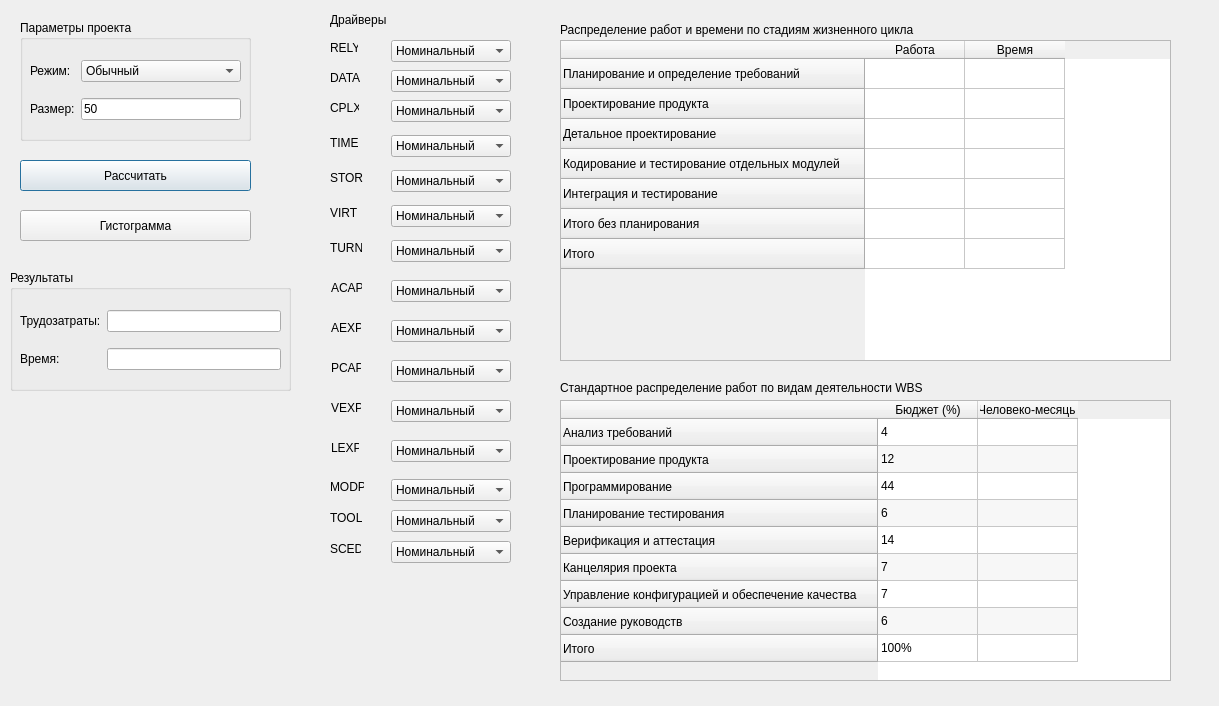
<?xml version="1.0" encoding="UTF-8"?>
<ui version="4.0">
 <class>Dialog</class>
 <widget class="QDialog" name="Dialog">
  <property name="enabled">
   <bool>true</bool>
  </property>
  <property name="geometry">
   <rect>
    <x>0</x>
    <y>0</y>
    <width>1219</width>
    <height>706</height>
   </rect>
  </property>
  <property name="acceptDrops">
   <bool>false</bool>
  </property>
  <property name="windowTitle">
   <string/>
  </property>
  <widget class="QTableWidget" name="wbsTable">
   <property name="geometry">
    <rect>
     <x>560</x>
     <y>400</y>
     <width>611</width>
     <height>281</height>
    </rect>
   </property>
   <property name="dragEnabled">
    <bool>false</bool>
   </property>
   <property name="alternatingRowColors">
    <bool>true</bool>
   </property>
   <attribute name="horizontalHeaderDefaultSectionSize">
    <number>100</number>
   </attribute>
   <attribute name="verticalHeaderDefaultSectionSize">
    <number>27</number>
   </attribute>
   <row>
    <property name="text">
     <string>Анализ требований</string>
    </property>
   </row>
   <row>
    <property name="text">
     <string>Проектирование продукта</string>
    </property>
   </row>
   <row>
    <property name="text">
     <string>Программирование</string>
    </property>
   </row>
   <row>
    <property name="text">
     <string>Планирование тестирования</string>
    </property>
   </row>
   <row>
    <property name="text">
     <string>Верификация и аттестация</string>
    </property>
   </row>
   <row>
    <property name="text">
     <string>Канцелярия проекта</string>
    </property>
   </row>
   <row>
    <property name="text">
     <string>Управление конфигурацией и обеспечение качества</string>
    </property>
   </row>
   <row>
    <property name="text">
     <string>Создание руководств</string>
    </property>
   </row>
   <row>
    <property name="text">
     <string>Итого</string>
    </property>
   </row>
   <column>
    <property name="text">
     <string>Бюджет (%)</string>
    </property>
    <property name="textAlignment">
     <set>AlignCenter</set>
    </property>
   </column>
   <column>
    <property name="text">
     <string>Человеко-месяцы</string>
    </property>
   </column>
   <item row="0" column="0">
    <property name="text">
     <string>4</string>
    </property>
    <property name="textAlignment">
     <set>AlignLeading|AlignVCenter</set>
    </property>
   </item>
   <item row="0" column="1">
    <property name="text">
     <string/>
    </property>
    <property name="textAlignment">
     <set>AlignCenter</set>
    </property>
   </item>
   <item row="1" column="0">
    <property name="text">
     <string>12</string>
    </property>
    <property name="textAlignment">
     <set>AlignLeading|AlignVCenter</set>
    </property>
   </item>
   <item row="1" column="1">
    <property name="text">
     <string/>
    </property>
    <property name="textAlignment">
     <set>AlignCenter</set>
    </property>
   </item>
   <item row="2" column="0">
    <property name="text">
     <string>44</string>
    </property>
    <property name="textAlignment">
     <set>AlignLeading|AlignVCenter</set>
    </property>
   </item>
   <item row="2" column="1">
    <property name="text">
     <string/>
    </property>
    <property name="textAlignment">
     <set>AlignCenter</set>
    </property>
   </item>
   <item row="3" column="0">
    <property name="text">
     <string>6</string>
    </property>
    <property name="textAlignment">
     <set>AlignLeading|AlignVCenter</set>
    </property>
   </item>
   <item row="3" column="1">
    <property name="text">
     <string/>
    </property>
    <property name="textAlignment">
     <set>AlignCenter</set>
    </property>
   </item>
   <item row="4" column="0">
    <property name="text">
     <string>14</string>
    </property>
    <property name="textAlignment">
     <set>AlignLeading|AlignVCenter</set>
    </property>
   </item>
   <item row="4" column="1">
    <property name="text">
     <string/>
    </property>
    <property name="textAlignment">
     <set>AlignCenter</set>
    </property>
   </item>
   <item row="5" column="0">
    <property name="text">
     <string>7</string>
    </property>
    <property name="textAlignment">
     <set>AlignLeading|AlignVCenter</set>
    </property>
   </item>
   <item row="5" column="1">
    <property name="text">
     <string/>
    </property>
    <property name="textAlignment">
     <set>AlignCenter</set>
    </property>
   </item>
   <item row="6" column="0">
    <property name="text">
     <string>7</string>
    </property>
    <property name="textAlignment">
     <set>AlignLeading|AlignVCenter</set>
    </property>
   </item>
   <item row="6" column="1">
    <property name="text">
     <string/>
    </property>
    <property name="textAlignment">
     <set>AlignCenter</set>
    </property>
   </item>
   <item row="7" column="0">
    <property name="text">
     <string>6</string>
    </property>
    <property name="textAlignment">
     <set>AlignLeading|AlignVCenter</set>
    </property>
   </item>
   <item row="7" column="1">
    <property name="text">
     <string/>
    </property>
    <property name="textAlignment">
     <set>AlignCenter</set>
    </property>
   </item>
   <item row="8" column="0">
    <property name="text">
     <string>100%</string>
    </property>
    <property name="textAlignment">
     <set>AlignLeading|AlignVCenter</set>
    </property>
   </item>
   <item row="8" column="1">
    <property name="text">
     <string/>
    </property>
    <property name="textAlignment">
     <set>AlignCenter</set>
    </property>
   </item>
  </widget>
  <widget class="QLabel" name="label_18">
   <property name="geometry">
    <rect>
     <x>560</x>
     <y>380</y>
     <width>531</width>
     <height>16</height>
    </rect>
   </property>
   <property name="text">
    <string>Стандартное распределение работ по видам деятельности WBS</string>
   </property>
  </widget>
  <widget class="QTableWidget" name="classicTable">
   <property name="geometry">
    <rect>
     <x>560</x>
     <y>40</y>
     <width>611</width>
     <height>321</height>
    </rect>
   </property>
   <attribute name="verticalHeaderVisible">
    <bool>true</bool>
   </attribute>
   <attribute name="verticalHeaderCascadingSectionResizes">
    <bool>false</bool>
   </attribute>
   <attribute name="verticalHeaderHighlightSections">
    <bool>true</bool>
   </attribute>
   <attribute name="verticalHeaderShowSortIndicator" stdset="0">
    <bool>false</bool>
   </attribute>
   <attribute name="verticalHeaderStretchLastSection">
    <bool>false</bool>
   </attribute>
   <row>
    <property name="text">
     <string>Планирование и определение требований</string>
    </property>
    <property name="textAlignment">
     <set>AlignLeading|AlignVCenter</set>
    </property>
   </row>
   <row>
    <property name="text">
     <string>Проектирование продукта</string>
    </property>
   </row>
   <row>
    <property name="text">
     <string>Детальное проектирование</string>
    </property>
   </row>
   <row>
    <property name="text">
     <string>Кодирование и тестирование отдельных модулей</string>
    </property>
   </row>
   <row>
    <property name="text">
     <string>Интеграция и тестирование</string>
    </property>
   </row>
   <row>
    <property name="text">
     <string>Итого без планирования</string>
    </property>
   </row>
   <row>
    <property name="text">
     <string>Итого</string>
    </property>
   </row>
   <column>
    <property name="text">
     <string>Работа</string>
    </property>
   </column>
   <column>
    <property name="text">
     <string>Время</string>
    </property>
   </column>
   <item row="0" column="0">
    <property name="text">
     <string/>
    </property>
    <property name="textAlignment">
     <set>AlignCenter</set>
    </property>
   </item>
   <item row="0" column="1">
    <property name="text">
     <string/>
    </property>
    <property name="textAlignment">
     <set>AlignCenter</set>
    </property>
   </item>
   <item row="1" column="0">
    <property name="text">
     <string/>
    </property>
    <property name="textAlignment">
     <set>AlignCenter</set>
    </property>
   </item>
   <item row="1" column="1">
    <property name="text">
     <string/>
    </property>
    <property name="textAlignment">
     <set>AlignCenter</set>
    </property>
   </item>
   <item row="2" column="0">
    <property name="text">
     <string/>
    </property>
    <property name="textAlignment">
     <set>AlignCenter</set>
    </property>
   </item>
   <item row="2" column="1">
    <property name="text">
     <string/>
    </property>
    <property name="textAlignment">
     <set>AlignCenter</set>
    </property>
   </item>
   <item row="3" column="0">
    <property name="text">
     <string/>
    </property>
    <property name="textAlignment">
     <set>AlignCenter</set>
    </property>
   </item>
   <item row="3" column="1">
    <property name="text">
     <string/>
    </property>
    <property name="textAlignment">
     <set>AlignCenter</set>
    </property>
   </item>
   <item row="4" column="0">
    <property name="text">
     <string/>
    </property>
    <property name="textAlignment">
     <set>AlignCenter</set>
    </property>
   </item>
   <item row="4" column="1">
    <property name="text">
     <string/>
    </property>
    <property name="textAlignment">
     <set>AlignCenter</set>
    </property>
   </item>
   <item row="5" column="0">
    <property name="text">
     <string/>
    </property>
    <property name="textAlignment">
     <set>AlignCenter</set>
    </property>
   </item>
   <item row="5" column="1">
    <property name="text">
     <string/>
    </property>
    <property name="textAlignment">
     <set>AlignCenter</set>
    </property>
   </item>
   <item row="6" column="0">
    <property name="text">
     <string/>
    </property>
    <property name="textAlignment">
     <set>AlignCenter</set>
    </property>
   </item>
   <item row="6" column="1">
    <property name="text">
     <string/>
    </property>
    <property name="textAlignment">
     <set>AlignCenter</set>
    </property>
   </item>
  </widget>
  <widget class="QLabel" name="label_19">
   <property name="geometry">
    <rect>
     <x>560</x>
     <y>20</y>
     <width>591</width>
     <height>20</height>
    </rect>
   </property>
   <property name="text">
    <string>Распределение работ и времени по стадиям жизненного цикла</string>
   </property>
  </widget>
  <widget class="QPushButton" name="calculateButton">
   <property name="geometry">
    <rect>
     <x>20</x>
     <y>160</y>
     <width>231</width>
     <height>31</height>
    </rect>
   </property>
   <property name="text">
    <string>Рассчитать</string>
   </property>
  </widget>
  <widget class="QPushButton" name="barButton">
   <property name="geometry">
    <rect>
     <x>20</x>
     <y>210</y>
     <width>231</width>
     <height>31</height>
    </rect>
   </property>
   <property name="text">
    <string>Гистограмма</string>
   </property>
  </widget>
  <widget class="QGroupBox" name="groupBox">
   <property name="geometry">
    <rect>
     <x>20</x>
     <y>20</y>
     <width>231</width>
     <height>121</height>
    </rect>
   </property>
   <property name="title">
    <string>Параметры проекта</string>
   </property>
   <widget class="QWidget" name="gridLayoutWidget">
    <property name="geometry">
     <rect>
      <x>10</x>
      <y>30</y>
      <width>211</width>
      <height>81</height>
     </rect>
    </property>
    <layout class="QGridLayout" name="gridLayout">
     <item row="0" column="0">
      <widget class="QLabel" name="label_17">
       <property name="text">
        <string>Режим:</string>
       </property>
      </widget>
     </item>
     <item row="1" column="0">
      <widget class="QLabel" name="label_16">
       <property name="text">
        <string>Размер:</string>
       </property>
      </widget>
     </item>
     <item row="0" column="1">
      <widget class="QComboBox" name="comboBox_16">
       <item>
        <property name="text">
         <string>Обычный</string>
        </property>
       </item>
       <item>
        <property name="text">
         <string>Промежуточный</string>
        </property>
       </item>
       <item>
        <property name="text">
         <string>Встроенный</string>
        </property>
       </item>
      </widget>
     </item>
     <item row="1" column="1">
      <widget class="QLineEdit" name="sizeEdit">
       <property name="text">
        <string>50</string>
       </property>
      </widget>
     </item>
    </layout>
   </widget>
  </widget>
  <widget class="QGroupBox" name="groupBox_7">
   <property name="geometry">
    <rect>
     <x>10</x>
     <y>270</y>
     <width>281</width>
     <height>121</height>
    </rect>
   </property>
   <property name="title">
    <string>Результаты</string>
   </property>
   <widget class="QWidget" name="gridLayoutWidget_2">
    <property name="geometry">
     <rect>
      <x>10</x>
      <y>30</y>
      <width>261</width>
      <height>80</height>
     </rect>
    </property>
    <layout class="QGridLayout" name="gridLayout_2">
     <item row="0" column="0">
      <widget class="QLabel" name="pmLabel">
       <property name="text">
        <string>Трудозатраты:</string>
       </property>
      </widget>
     </item>
     <item row="1" column="0">
      <widget class="QLabel" name="tmLabel">
       <property name="text">
        <string>Время: </string>
       </property>
      </widget>
     </item>
     <item row="0" column="1">
      <widget class="QLineEdit" name="pmLine">
       <property name="readOnly">
        <bool>true</bool>
       </property>
      </widget>
     </item>
     <item row="1" column="1">
      <widget class="QLineEdit" name="tmLine">
       <property name="readOnly">
        <bool>true</bool>
       </property>
      </widget>
     </item>
    </layout>
   </widget>
  </widget>
  <widget class="QLabel" name="label_7">
   <property name="geometry">
    <rect>
     <x>330</x>
     <y>240</y>
     <width>32</width>
     <height>16</height>
    </rect>
   </property>
   <property name="text">
    <string>TURN</string>
   </property>
  </widget>
  <widget class="QComboBox" name="comboBox_7">
   <property name="geometry">
    <rect>
     <x>391</x>
     <y>240</y>
     <width>120</width>
     <height>22</height>
    </rect>
   </property>
   <property name="currentText">
    <string>Номинальный</string>
   </property>
   <property name="currentIndex">
    <number>1</number>
   </property>
   <item>
    <property name="text">
     <string>Низкий</string>
    </property>
   </item>
   <item>
    <property name="text">
     <string>Номинальный</string>
    </property>
   </item>
   <item>
    <property name="text">
     <string>Высокий</string>
    </property>
   </item>
   <item>
    <property name="text">
     <string>Очень высокий</string>
    </property>
   </item>
  </widget>
  <widget class="QLabel" name="label_6">
   <property name="geometry">
    <rect>
     <x>330</x>
     <y>205</y>
     <width>28</width>
     <height>16</height>
    </rect>
   </property>
   <property name="text">
    <string>VIRT</string>
   </property>
  </widget>
  <widget class="QComboBox" name="comboBox_6">
   <property name="geometry">
    <rect>
     <x>391</x>
     <y>205</y>
     <width>120</width>
     <height>22</height>
    </rect>
   </property>
   <property name="currentText">
    <string>Номинальный</string>
   </property>
   <property name="currentIndex">
    <number>1</number>
   </property>
   <item>
    <property name="text">
     <string>Низкий</string>
    </property>
   </item>
   <item>
    <property name="text">
     <string>Номинальный</string>
    </property>
   </item>
   <item>
    <property name="text">
     <string>Высокий</string>
    </property>
   </item>
   <item>
    <property name="text">
     <string>Очень высокий</string>
    </property>
   </item>
  </widget>
  <widget class="QComboBox" name="comboBox_4">
   <property name="geometry">
    <rect>
     <x>391</x>
     <y>135</y>
     <width>120</width>
     <height>22</height>
    </rect>
   </property>
   <property name="currentText">
    <string>Номинальный</string>
   </property>
   <property name="currentIndex">
    <number>0</number>
   </property>
   <item>
    <property name="text">
     <string>Номинальный</string>
    </property>
   </item>
   <item>
    <property name="text">
     <string>Высокий</string>
    </property>
   </item>
   <item>
    <property name="text">
     <string>Очень высокий</string>
    </property>
   </item>
  </widget>
  <widget class="QComboBox" name="comboBox_5">
   <property name="geometry">
    <rect>
     <x>391</x>
     <y>170</y>
     <width>120</width>
     <height>22</height>
    </rect>
   </property>
   <property name="currentText">
    <string>Номинальный</string>
   </property>
   <property name="currentIndex">
    <number>0</number>
   </property>
   <item>
    <property name="text">
     <string>Номинальный</string>
    </property>
   </item>
   <item>
    <property name="text">
     <string>Высокий</string>
    </property>
   </item>
   <item>
    <property name="text">
     <string>Очень высокий</string>
    </property>
   </item>
  </widget>
  <widget class="QLabel" name="label_4">
   <property name="geometry">
    <rect>
     <x>330</x>
     <y>135</y>
     <width>29</width>
     <height>16</height>
    </rect>
   </property>
   <property name="text">
    <string>TIME</string>
   </property>
  </widget>
  <widget class="QLabel" name="label_5">
   <property name="geometry">
    <rect>
     <x>330</x>
     <y>170</y>
     <width>33</width>
     <height>16</height>
    </rect>
   </property>
   <property name="text">
    <string>STOR</string>
   </property>
  </widget>
  <widget class="QLabel" name="label_9">
   <property name="geometry">
    <rect>
     <x>331</x>
     <y>320</y>
     <width>30</width>
     <height>16</height>
    </rect>
   </property>
   <property name="text">
    <string>AEXP</string>
   </property>
  </widget>
  <widget class="QLabel" name="label_12">
   <property name="geometry">
    <rect>
     <x>331</x>
     <y>440</y>
     <width>28</width>
     <height>16</height>
    </rect>
   </property>
   <property name="text">
    <string>LEXP</string>
   </property>
  </widget>
  <widget class="QLabel" name="label_10">
   <property name="geometry">
    <rect>
     <x>331</x>
     <y>360</y>
     <width>30</width>
     <height>16</height>
    </rect>
   </property>
   <property name="text">
    <string>PCAP</string>
   </property>
  </widget>
  <widget class="QLabel" name="label_8">
   <property name="geometry">
    <rect>
     <x>331</x>
     <y>280</y>
     <width>31</width>
     <height>16</height>
    </rect>
   </property>
   <property name="text">
    <string>ACAP</string>
   </property>
  </widget>
  <widget class="QComboBox" name="comboBox_11">
   <property name="geometry">
    <rect>
     <x>391</x>
     <y>400</y>
     <width>120</width>
     <height>22</height>
    </rect>
   </property>
   <property name="currentText">
    <string>Номинальный</string>
   </property>
   <property name="currentIndex">
    <number>2</number>
   </property>
   <item>
    <property name="text">
     <string>Очень низкий</string>
    </property>
   </item>
   <item>
    <property name="text">
     <string>Низкий</string>
    </property>
   </item>
   <item>
    <property name="text">
     <string>Номинальный</string>
    </property>
   </item>
   <item>
    <property name="text">
     <string>Высокий</string>
    </property>
   </item>
  </widget>
  <widget class="QComboBox" name="comboBox_12">
   <property name="geometry">
    <rect>
     <x>391</x>
     <y>440</y>
     <width>120</width>
     <height>22</height>
    </rect>
   </property>
   <property name="currentText">
    <string>Номинальный</string>
   </property>
   <property name="currentIndex">
    <number>2</number>
   </property>
   <item>
    <property name="text">
     <string>Очень низкий</string>
    </property>
   </item>
   <item>
    <property name="text">
     <string>Низкий</string>
    </property>
   </item>
   <item>
    <property name="text">
     <string>Номинальный</string>
    </property>
   </item>
   <item>
    <property name="text">
     <string>Высокий</string>
    </property>
   </item>
  </widget>
  <widget class="QLabel" name="label_11">
   <property name="geometry">
    <rect>
     <x>331</x>
     <y>400</y>
     <width>30</width>
     <height>16</height>
    </rect>
   </property>
   <property name="text">
    <string>VEXP</string>
   </property>
  </widget>
  <widget class="QComboBox" name="comboBox_10">
   <property name="geometry">
    <rect>
     <x>391</x>
     <y>360</y>
     <width>120</width>
     <height>22</height>
    </rect>
   </property>
   <property name="currentText">
    <string>Номинальный</string>
   </property>
   <property name="currentIndex">
    <number>2</number>
   </property>
   <item>
    <property name="text">
     <string>Очень низкий</string>
    </property>
   </item>
   <item>
    <property name="text">
     <string>Низкий</string>
    </property>
   </item>
   <item>
    <property name="text">
     <string>Номинальный</string>
    </property>
   </item>
   <item>
    <property name="text">
     <string>Высокий</string>
    </property>
   </item>
   <item>
    <property name="text">
     <string>Очень высокий</string>
    </property>
   </item>
  </widget>
  <widget class="QComboBox" name="comboBox_8">
   <property name="geometry">
    <rect>
     <x>391</x>
     <y>280</y>
     <width>120</width>
     <height>22</height>
    </rect>
   </property>
   <property name="currentText">
    <string>Номинальный</string>
   </property>
   <property name="currentIndex">
    <number>2</number>
   </property>
   <item>
    <property name="text">
     <string>Очень низкий</string>
    </property>
   </item>
   <item>
    <property name="text">
     <string>Низкий</string>
    </property>
   </item>
   <item>
    <property name="text">
     <string>Номинальный</string>
    </property>
   </item>
   <item>
    <property name="text">
     <string>Высокий</string>
    </property>
   </item>
   <item>
    <property name="text">
     <string>Очень высокий</string>
    </property>
   </item>
  </widget>
  <widget class="QComboBox" name="comboBox_9">
   <property name="geometry">
    <rect>
     <x>391</x>
     <y>320</y>
     <width>120</width>
     <height>22</height>
    </rect>
   </property>
   <property name="currentText">
    <string>Номинальный</string>
   </property>
   <property name="currentIndex">
    <number>2</number>
   </property>
   <item>
    <property name="text">
     <string>Очень низкий</string>
    </property>
   </item>
   <item>
    <property name="text">
     <string>Низкий</string>
    </property>
   </item>
   <item>
    <property name="text">
     <string>Номинальный</string>
    </property>
   </item>
   <item>
    <property name="text">
     <string>Высокий</string>
    </property>
   </item>
   <item>
    <property name="text">
     <string>Очень высокий</string>
    </property>
   </item>
  </widget>
  <widget class="QLabel" name="label_13">
   <property name="geometry">
    <rect>
     <x>330</x>
     <y>479</y>
     <width>34</width>
     <height>16</height>
    </rect>
   </property>
   <property name="text">
    <string>MODP</string>
   </property>
  </widget>
  <widget class="QComboBox" name="comboBox_15">
   <property name="geometry">
    <rect>
     <x>391</x>
     <y>541</y>
     <width>120</width>
     <height>22</height>
    </rect>
   </property>
   <property name="currentText">
    <string>Номинальный</string>
   </property>
   <property name="currentIndex">
    <number>2</number>
   </property>
   <item>
    <property name="text">
     <string>Очень низкий</string>
    </property>
   </item>
   <item>
    <property name="text">
     <string>Низкий</string>
    </property>
   </item>
   <item>
    <property name="text">
     <string>Номинальный</string>
    </property>
   </item>
   <item>
    <property name="text">
     <string>Высокий</string>
    </property>
   </item>
   <item>
    <property name="text">
     <string>Очень высокий</string>
    </property>
   </item>
  </widget>
  <widget class="QLabel" name="label_15">
   <property name="geometry">
    <rect>
     <x>330</x>
     <y>541</y>
     <width>31</width>
     <height>16</height>
    </rect>
   </property>
   <property name="text">
    <string>SCED</string>
   </property>
  </widget>
  <widget class="QComboBox" name="comboBox_14">
   <property name="geometry">
    <rect>
     <x>391</x>
     <y>510</y>
     <width>120</width>
     <height>22</height>
    </rect>
   </property>
   <property name="currentText">
    <string>Номинальный</string>
   </property>
   <property name="currentIndex">
    <number>2</number>
   </property>
   <item>
    <property name="text">
     <string>Очень низкий</string>
    </property>
   </item>
   <item>
    <property name="text">
     <string>Низкий</string>
    </property>
   </item>
   <item>
    <property name="text">
     <string>Номинальный</string>
    </property>
   </item>
   <item>
    <property name="text">
     <string>Высокий</string>
    </property>
   </item>
   <item>
    <property name="text">
     <string>Очень высокий</string>
    </property>
   </item>
  </widget>
  <widget class="QComboBox" name="comboBox_13">
   <property name="geometry">
    <rect>
     <x>391</x>
     <y>479</y>
     <width>120</width>
     <height>22</height>
    </rect>
   </property>
   <property name="currentText">
    <string>Номинальный</string>
   </property>
   <property name="currentIndex">
    <number>2</number>
   </property>
   <item>
    <property name="text">
     <string>Очень низкий</string>
    </property>
   </item>
   <item>
    <property name="text">
     <string>Низкий</string>
    </property>
   </item>
   <item>
    <property name="text">
     <string>Номинальный</string>
    </property>
   </item>
   <item>
    <property name="text">
     <string>Высокий</string>
    </property>
   </item>
   <item>
    <property name="text">
     <string>Очень высокий</string>
    </property>
   </item>
  </widget>
  <widget class="QLabel" name="label_14">
   <property name="geometry">
    <rect>
     <x>330</x>
     <y>510</y>
     <width>32</width>
     <height>16</height>
    </rect>
   </property>
   <property name="text">
    <string>TOOL</string>
   </property>
  </widget>
  <widget class="QLabel" name="label">
   <property name="geometry">
    <rect>
     <x>330</x>
     <y>40</y>
     <width>28</width>
     <height>16</height>
    </rect>
   </property>
   <property name="text">
    <string>RELY</string>
   </property>
  </widget>
  <widget class="QLabel" name="label_2">
   <property name="geometry">
    <rect>
     <x>330</x>
     <y>70</y>
     <width>32</width>
     <height>16</height>
    </rect>
   </property>
   <property name="text">
    <string>DATA</string>
   </property>
  </widget>
  <widget class="QComboBox" name="comboBox_1">
   <property name="geometry">
    <rect>
     <x>391</x>
     <y>40</y>
     <width>120</width>
     <height>22</height>
    </rect>
   </property>
   <property name="currentText">
    <string>Номинальный</string>
   </property>
   <property name="currentIndex">
    <number>2</number>
   </property>
   <item>
    <property name="text">
     <string>Очень низкий</string>
    </property>
   </item>
   <item>
    <property name="text">
     <string>Низкий</string>
    </property>
   </item>
   <item>
    <property name="text">
     <string>Номинальный</string>
    </property>
   </item>
   <item>
    <property name="text">
     <string>Высокий</string>
    </property>
   </item>
   <item>
    <property name="text">
     <string>Очень высокий</string>
    </property>
   </item>
  </widget>
  <widget class="QComboBox" name="comboBox_3">
   <property name="geometry">
    <rect>
     <x>391</x>
     <y>100</y>
     <width>120</width>
     <height>22</height>
    </rect>
   </property>
   <property name="currentText">
    <string>Номинальный</string>
   </property>
   <property name="currentIndex">
    <number>2</number>
   </property>
   <item>
    <property name="text">
     <string>Очень низкий</string>
    </property>
   </item>
   <item>
    <property name="text">
     <string>Низкий</string>
    </property>
   </item>
   <item>
    <property name="text">
     <string>Номинальный</string>
    </property>
   </item>
   <item>
    <property name="text">
     <string>Высокий</string>
    </property>
   </item>
   <item>
    <property name="text">
     <string>Очень высокий</string>
    </property>
   </item>
  </widget>
  <widget class="QComboBox" name="comboBox_2">
   <property name="geometry">
    <rect>
     <x>391</x>
     <y>70</y>
     <width>120</width>
     <height>22</height>
    </rect>
   </property>
   <property name="currentText">
    <string>Номинальный</string>
   </property>
   <property name="currentIndex">
    <number>1</number>
   </property>
   <item>
    <property name="text">
     <string>Низкий</string>
    </property>
   </item>
   <item>
    <property name="text">
     <string>Номинальный</string>
    </property>
   </item>
   <item>
    <property name="text">
     <string>Высокий</string>
    </property>
   </item>
   <item>
    <property name="text">
     <string>Очень высокий</string>
    </property>
   </item>
  </widget>
  <widget class="QLabel" name="label_3">
   <property name="geometry">
    <rect>
     <x>330</x>
     <y>100</y>
     <width>29</width>
     <height>16</height>
    </rect>
   </property>
   <property name="text">
    <string>CPLX</string>
   </property>
  </widget>
  <widget class="QLabel" name="label_20">
   <property name="geometry">
    <rect>
     <x>330</x>
     <y>10</y>
     <width>131</width>
     <height>20</height>
    </rect>
   </property>
   <property name="text">
    <string>Драйверы</string>
   </property>
  </widget>
 </widget>
 <resources/>
 <connections/>
</ui>
